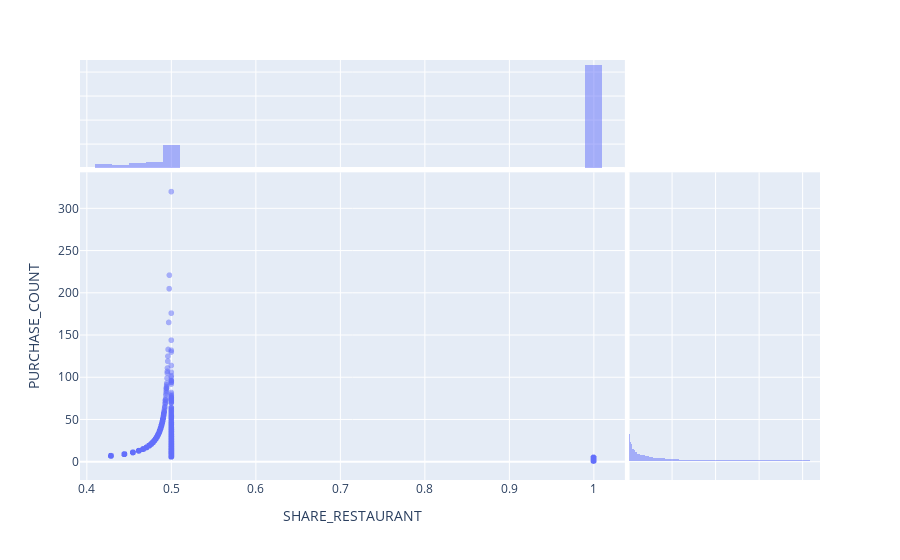

Source (notebook cell):
### Markdown cell above
**Scatterplot** to investigate the relationship between SHARE_RESTAURANT and PURCHASE_COUNT

### Code cell
import plotly.express as px
scatter = px.scatter(data_frame=df_purchases, y='PURCHASE_COUNT', x='SHARE_RESTAURANT', opacity=0.5, marginal_x="histogram", marginal_y="histogram")
scatter.show()

### Figure 1 — Plotly figure (JSON) as saved in the notebook; plotly's stock layout.template omitted (floating-point values rounded to 4 significant figures; data arrays with more than 128 entries replaced by an {"elided": "..."} marker saying what was removed)
{"data": [{"hovertemplate": "SHARE_RESTAURANT=%{x}<br>PURCHASE_COUNT=%{y}<extra></extra>", "legendgroup": "", "marker": {"color": "#636efa", "opacity": 0.5, "symbol": "circle"}, "mode": "markers", "name": "", "showlegend": false, "type": "scattergl", "x": {"elided": "12028 float values"}, "xaxis": "x", "y": {"elided": "12028 int values"}, "yaxis": "y"}, {"alignmentgroup": "True", "bingroup": "x", "hovertemplate": "SHARE_RESTAURANT=%{x}<br>count=%{y}<extra></extra>", "legendgroup": "", "marker": {"color": "#636efa"}, "name": "", "offsetgroup": "", "opacity": 0.5, "showlegend": false, "type": "histogram", "x": {"elided": "12028 float values"}, "xaxis": "x3", "yaxis": "y3"}, {"alignmentgroup": "True", "bingroup": "y", "hovertemplate": "PURCHASE_COUNT=%{y}<br>count=%{x}<extra></extra>", "legendgroup": "", "marker": {"color": "#636efa"}, "name": "", "offsetgroup": "", "opacity": 0.5, "showlegend": false, "type": "histogram", "xaxis": "x2", "y": {"elided": "12028 int values"}, "yaxis": "y2"}], "layout": {"barmode": "overlay", "legend": {"tracegroupgap": 0}, "margin": {"t": 60}, "xaxis": {"anchor": "y", "domain": [0, 0.7363], "title": {"text": "SHARE_RESTAURANT"}}, "xaxis2": {"anchor": "y2", "domain": [0.7413, 1], "matches": "x2", "showgrid": true, "showline": false, "showticklabels": false, "ticks": ""}, "xaxis3": {"anchor": "y3", "domain": [0, 0.7363], "matches": "x", "showgrid": true, "showticklabels": false}, "xaxis4": {"anchor": "y4", "domain": [0.7413, 1], "matches": "x2", "showgrid": true, "showline": false, "showticklabels": false, "ticks": ""}, "yaxis": {"anchor": "x", "domain": [0, 0.7326], "title": {"text": "PURCHASE_COUNT"}}, "yaxis2": {"anchor": "x2", "domain": [0, 0.7326], "matches": "y", "showgrid": true, "showticklabels": false}, "yaxis3": {"anchor": "x3", "domain": [0.7426, 1], "matches": "y3", "showgrid": true, "showline": false, "showticklabels": false, "ticks": ""}, "yaxis4": {"anchor": "x4", "domain": [0.7426, 1], "matches": "y3", "showgrid": true, "showline": false, "showticklabels": false, "ticks": ""}}}
